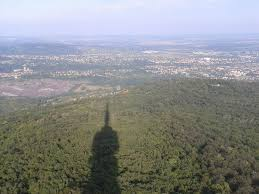
%> input picture Img.jpg, 259 x 194 px
$ octave DIP1.m   (GNU Octave 9; MATLAB toolbox functions it lacks are replaced by stand-ins)
%> lines starting %> are read from the running program, lines starting %| are printed output that depends on the picture
%% Arithmetic Operations
figure(1)
I = imread("Img.jpg");
%> I is the input picture: size 194x259x3 uint8; mean R, G, B 137.7, 139.7, 139.3
J= imread("img2.jpg");
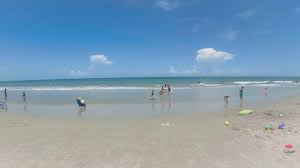
%> input picture img2.jpg, 300 x 168 px
%> J is the input picture: size 168x300x3 uint8; mean R, G, B 129, 156.1, 177.9
% Reizing image so that it has same values.
J1 = imresize(J , [194 259]);
whos I
whos J
whos J1
subplot(2,1,1)
imshow(I)
title("Original Image 1",'r')
subplot(2,1,2)
imshow(J1)
title("original Image 2",'b')
figure(2)
% adding the a constant to the first image
subplot(2,2,1)
imshow(imadd(I,100))
title("Image 1->added constant value")
subplot(2,2,2)
imshow(imadd(I,J1))
title("Image 1->added with image 2")
subplot(2,2,3)
imshow(imsubtract(I,100))
title("Image 1->substracted constant value")
subplot(2,2,4)
imshow(imsubtract(I,J1))
title("Image 1->substracted with image 2")
figure(3)
subplot(2,2,1)
imshow(immultiply(I,5))
title("Image 1->multiplied constant value")
subplot(2,2,2)
imshow(I.*J1)
title("Image 1->multiplied with image 2")
subplot(2,2,3)
imshow(imdivide(I,5))
title("Image 1->divided constant value")
subplot(2,2,4)
imshow(I./J1)
title("Image 1->divided with image 2")


%% histogram Eqaulization
figure(4)
subplot(2,2,1)
imhist(I)
title('Original histogram -> Image1')
subplot(2,2,2)
imshow(I)
title('Original image')
I2=histeq(I);
subplot(2,2,4)
imshow(I2)
title('Equalized image')
subplot(2,2,3)
imhist(I2)
title('Equalized histogram -> Image1')
figure(5)
subplot(2,2,1)
imhist(J1)
title('Original histogram -> Image2')
subplot(2,2,2)
imshow(J1)
title('Original image')
J11=histeq(J1);
subplot(2,2,4)
imshow(J11)
title('Equalized image')
subplot(2,2,3)
imhist(J11)
title('Equalized histogram -> Image1')
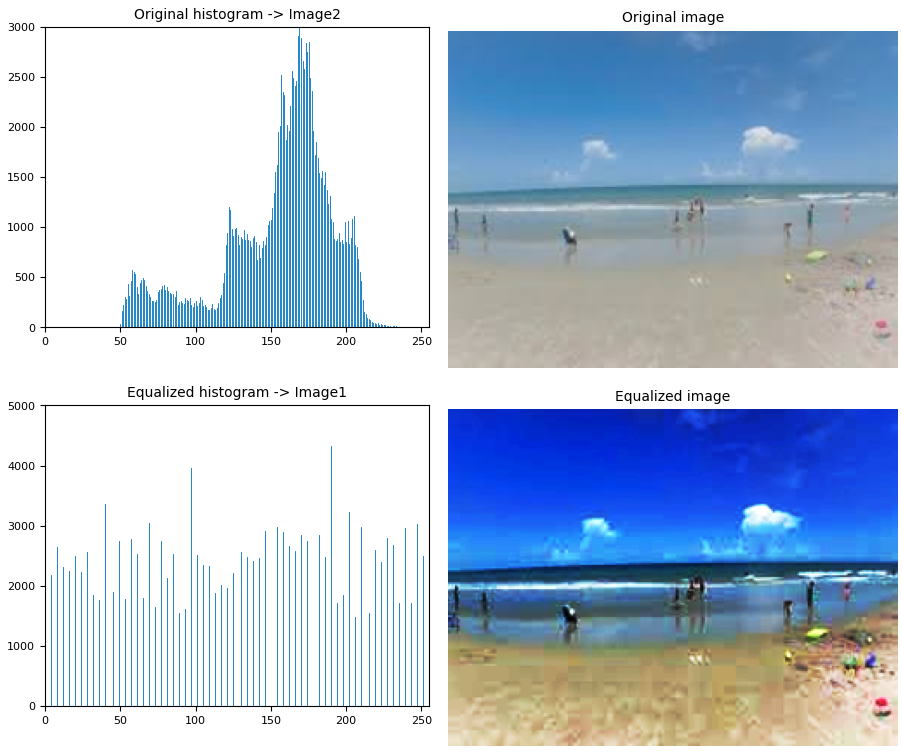
%> figure redrawn from the program's plot data, 4 panels

%% RGB To Greyscale
figure(6)
I2G = rgb2gray(I2);
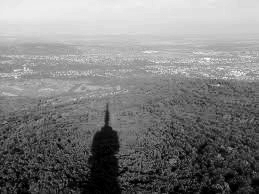
%> I2G: size 194x259 uint8; min 0, max 253, mean 127.5
subplot(2,2,1)
imshow(I2)
title('Original image 1')
subplot(2,2,2)
imshow(I2G)
title('Greyscale Image 1')
J2G = rgb2gray(J11);
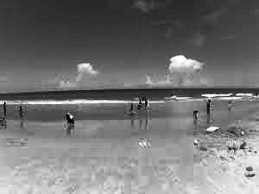
%> J2G: size 194x259 uint8; min 0, max 255, mean 115.1
subplot(2,2,3)
imshow(J11)
title('Original image 2')
subplot(2,2,4)
imshow(J2G)
title('Greyscale Image 2')

%% Gamma Correction
figure(7)


subplot(3,2,1)
imshow(imadjust(I2,[],[],5));
title('For Higher Gamma Value Img-1');
subplot(3,2,2)
imshow(imadjust(J11,[],[],5));
title('For Higher Gamma Value Img-2');
subplot(3,2,3)
imshow(I2);
title('Original Image-1')
subplot(3,2,4)
imshow(J11);
title('Original Image-2')
subplot(3,2,5)
imshow(imadjust(I2,[],[],0.5));
title('For Lower Gamma Value Img-1');
subplot(3,2,6)
imshow(imadjust(J11,[],[],0.5));
title('For Lower Gamma Value Img-2');

%% Image negative
figure(8)
subplot(2,2,1)
imshow(I2)
title('original Image1')
subplot(2,2,2)
imshow(imcomplement(I2))
title('Image 1-> Negative')
subplot(2,2,3)
imshow(J11)
title('original Image2')
subplot(2,2,4)
imshow(imcomplement(J11))
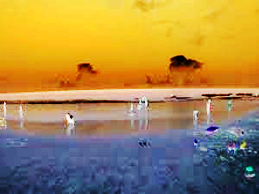
%> displayed picture: size 194x259x3, on the screen's scale of 0 to 255; mean R, G, B 167, 137.8, 79.8
title('Image 2-> Negative')
%% Image Cropping
figure(9)
subplot(2,1,1)
Ic1 = imcrop(I2,[75 68 130 112]);
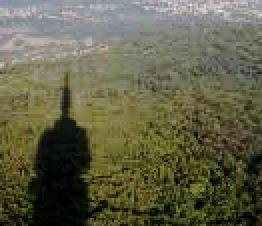
%> Ic1: size 113x131x3 uint8 (shown 2 times larger); mean R, G, B 98.9, 97.9, 72.8
imshow(Ic1)
title('cropped image-1')
subplot(2,1,2)
Jc1 = imcrop(J11,[75 68 130 112]);
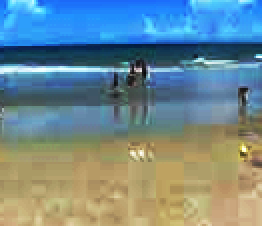
%> Jc1: size 113x131x3 uint8 (shown 2 times larger); mean R, G, B 112.2, 137.7, 144.3
imshow(Jc1)
title('cropped image-2')

%% image interpolate image 1
figure(10)
orange = [255 127 0]';
a = 0.45;
T = maketform('affine', [1 0 0; a 1 0; 0 0 1] );
%> (the run ends here)
